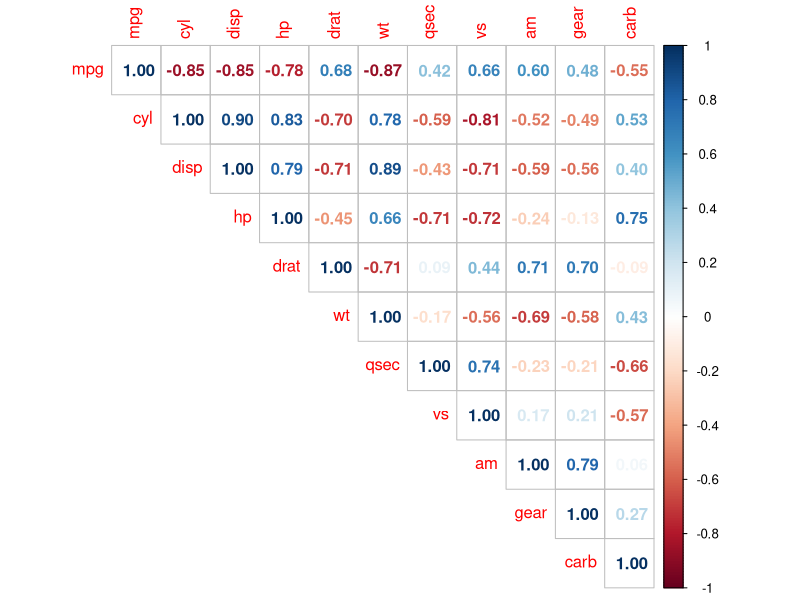

Recreate this plot in R. (Note: this script raises an error after producing the figure.)
## ---- chunk 1
ipak <- function(pkg){
      new.pkg <- pkg[!(pkg %in% installed.packages()[, "Package"])]
      if (length(new.pkg)) 
            install.packages(new.pkg, dependencies = TRUE)
      sapply(pkg, require, character.only = TRUE)
}

### Package Usage
packages <- c("plyr", "dplyr", "data.table", "dtplyr", "lubridate", "ggplot2", "scales",
                  "reshape2", "knitr", "R.cache", "stringr", "gtools", "quantreg",
                  "graphics", "corrplot")
ipak(packages)
## ---- chunk 2
data(mtcars)
## ---- chunk 3
str(mtcars)
head(mtcars)
summary(mtcars)
## ---- chunk 4
corr.grid <- corrplot(round(cor(mtcars[,1:11]), 3), method = "number", type = "upper")
corr.grid
## ---- chunk 5
mpg.corr <- round(cor(mtcars[,1:11]), 3)[1,]
mpg.cyl <- mpg.cor[2]
mpg.disp <- mpg.cor[3]
mpg.hp <- mpg.cor[4]
mpg.drat <- mpg.cor[5]
mpg.wt <- mpg.cor[6]
mpg.qsec <- mpg.cor[7]
mpg.vs <- mpg.cor[8]
mpg.am <- mpg.cor[9]
mpg.gear <- mpg.cor[10]
mpg.carb <- mpg.cor[11]
## ---- chunk 6
par(mfrow = c(2,4), mar = c(6,4,1,1))
g1 <- ggplot(mtcars, aes(x = cyl, y = mpg, group = cyl)) +
            geom_boxplot(width = 0.5) +
            labs(x = "# Cylinders", y = "MPG")
g1
g2 <- ggplot(mtcars, aes(x = disp, y = mpg, group = disp)) +
            geom_dotplot(binaxis = "y", stackdir = "center", dotsize = 0.75, binwidth = 0.5) +
            labs(x = "disp", y = "MPG")
g2
g3 <- ggplot(mtcars, aes(x = hp, y = mpg, group = hp)) +
            geom_dotplot(binaxis = "y", stackdir = "center", dotsize = 0.75, binwidth = 0.5) +
            labs(x = "Horespower", y = "MPG")
g3
g4 <- ggplot(mtcars, aes(x = drat, y = mpg, group = drat)) +
            geom_dotplot(binaxis = "y", stackdir = "center", dotsize = 0.75, binwidth = 0.5) +
            labs(x = "drat", y = "MPG")
g4
g5 <- ggplot(mtcars, aes(x = wt, y = mpg, group = wt)) +
            geom_dotplot(binaxis = "y", stackdir = "center", dotsize = 0.75, binwidth = 0.5) +
            labs(x = "Weight", y = "MPG")
g5
g6 <- ggplot(mtcars, aes(x = vs, y = mpg, group = vs)) +
            geom_boxplot(width = 0.5) +
            labs(x = "vs", y = "MPG")
g6
g7 <- ggplot(mtcars, aes(x = am, y = mpg, group = am)) +
            geom_boxplot(width = 0.5) +
            labs(x = "Auto/Manual", y = "MPG")
g7
g8 <- ggplot(mtcars, aes(x = carb, y = mpg, group = carb)) +
            geom_boxplot(width = 0.5) +
            labs(x = "Carberator", y = "MPG")
g8
## ---- chunk 7
fit1 <- lm(mpg ~ am, data = mtcars)
fit1coef <- round(summary(fit1)$coef, 3)
fit1rsquare <- round(summary(fit1)$r.squared, 3)
fit1sigma <- round(summary(fit1)$sigma, 3)
## ---- chunk 8
vc_ttl <- select(subset(ToothGrowth, supp == "VC"), supp, len)
oj_ttl <- select(subset(ToothGrowth, supp == "OJ"), supp, len)

t.test(oj_ttl$len,vc_ttl$len, paired = FALSE, var.equal = FALSE, alternative = "greater")
## ---- chunk 9
vc05 <- select(subset(ToothGrowth, supp == "VC" & dose == 0.5), supp, len)
vc10 <- select(subset(ToothGrowth, supp == "VC" & dose == 1.0), supp, len)
vc20 <- select(subset(ToothGrowth, supp == "VC" & dose == 2.0), supp, len)
oj05 <- select(subset(ToothGrowth, supp == "OJ" & dose == 0.5), supp, len)
oj10 <- select(subset(ToothGrowth, supp == "OJ" & dose == 1.0), supp, len)
oj20 <- select(subset(ToothGrowth, supp == "OJ" & dose == 2.0), supp, len)

t.test(oj05$len,vc05$len, paired = FALSE, var.equal = FALSE, alternative = "greater")
## ---- chunk 10
t.test(oj10$len,vc10$len, paired = FALSE, var.equal = FALSE, alternative = "greater")
## ---- chunk 11
t.test(oj20$len,vc20$len, paired = FALSE, var.equal = FALSE, alternative = "greater")
## ---- chunk 12
t.test(oj20$len,oj05$len, paired = FALSE, var.equal = FALSE, alternative = "greater")
## ---- chunk 13
t.test(vc20$len,vc05$len, paired = FALSE, var.equal = FALSE, alternative = "greater")
## ---- chunk 14
t.test(oj10$len,oj05$len, paired = FALSE, var.equal = FALSE, alternative = "greater")
## ---- chunk 15
t.test(oj20$len,oj10$len, paired = FALSE, var.equal = FALSE, alternative = "greater")
## ---- chunk 16
t.test(vc10$len,vc05$len, paired = FALSE, var.equal = FALSE, alternative = "greater")
## ---- chunk 17
t.test(vc20$len,vc10$len, paired = FALSE, var.equal = FALSE, alternative = "greater")
## ---- chunk 18
pairs(mtcars, panel = panel.smooth, main = "MT Cars Data", col = 3)




